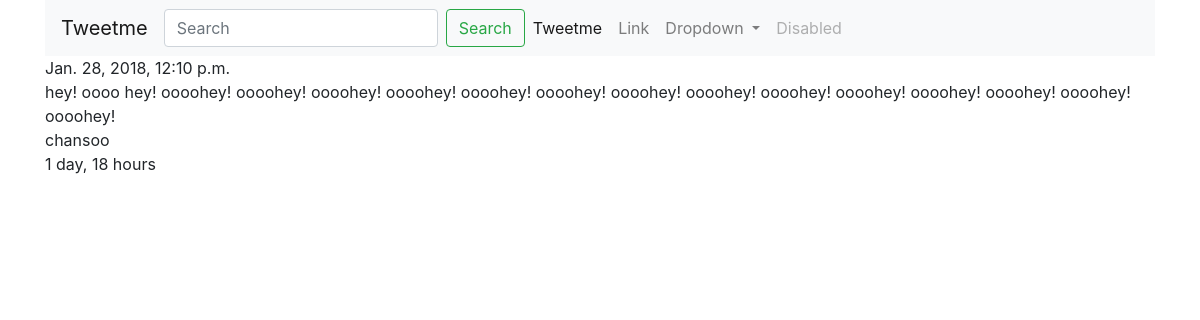
The page /tweets/1/ on the database as committed earlier.
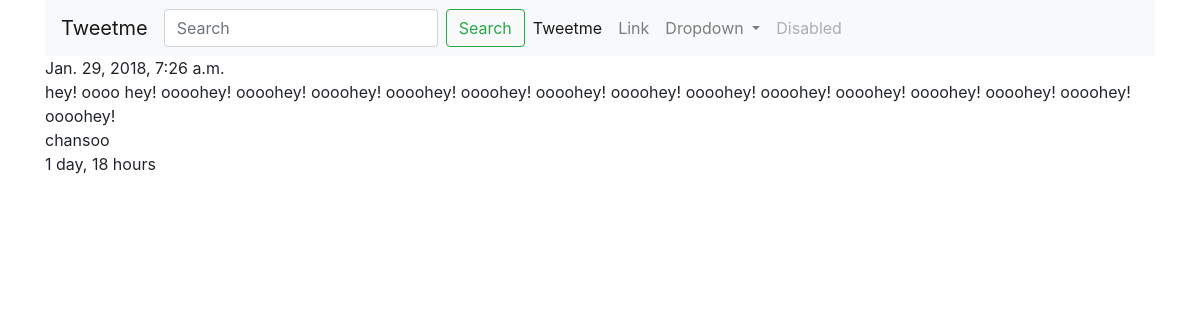
The same page on the database as committed later.
### tweets/models.py (models this page shows, shortened)
class Tweet(models.Model):
    user        = models.ForeignKey(settings.AUTH_USER_MODEL, default=1)
    content     = models.CharField(max_length=140, default="tweet anyting", validators=[validate_content])
    updated_at  = models.DateTimeField(auto_now=True)
    timestamp   = models.DateTimeField(auto_now_add=True)

### tweets/views.py (the view)
# urls.py: url(r'^(?P<pk>\d+)/$', TweetDetailView.as_view(), name='detail'),
class TweetDetailView(DetailView):
    queryset = Tweet.objects.all()

### tweets/templates/tweets/tweet_detail.html (shortened to what this page needs)
{% extends "base.html" %}
{% block content %}
    {{ object.updated_at }}<br>
    {{ object.content }}<br>
    {{ object.user }}<br>
    {{ object.timestamp|timesince }}
{% endblock content %}

Rows that differ between the two databases and show on the page:
changed Tweet "chansoo": updated_at "Jan. 28, 2018, 12:10 p.m." → "Jan. 29, 2018, 7:26 a.m."
